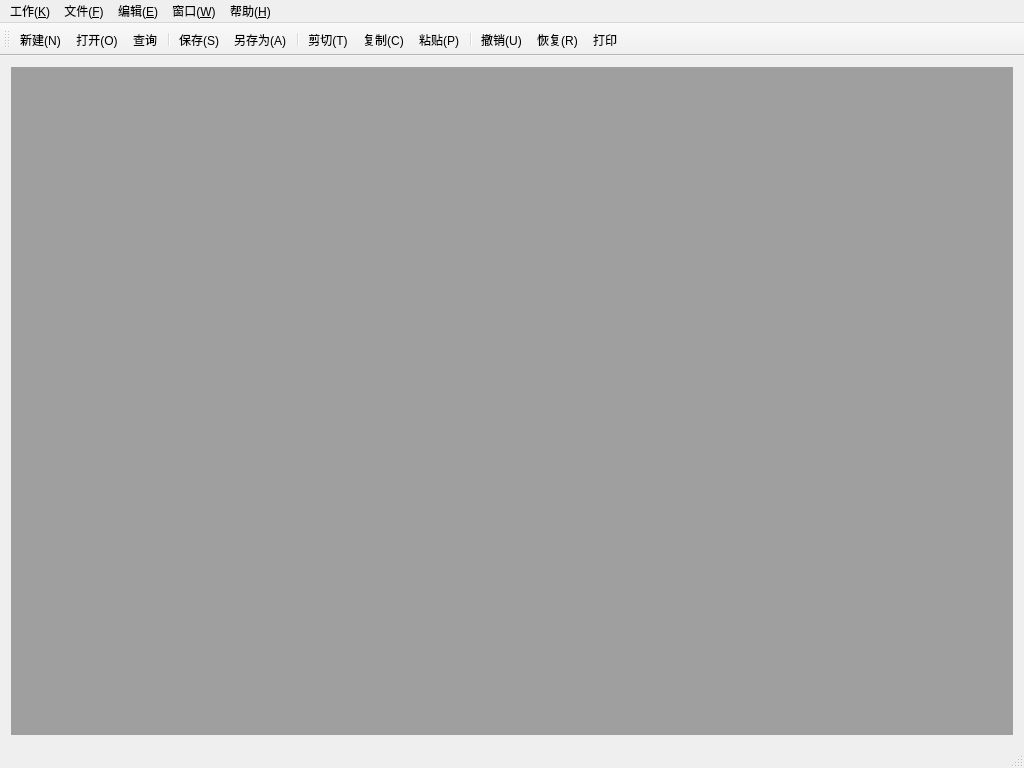
<?xml version="1.0" encoding="UTF-8"?>
<ui version="4.0">
 <class>MainWindow</class>
 <widget class="QMainWindow" name="MainWindow">
  <property name="geometry">
   <rect>
    <x>0</x>
    <y>0</y>
    <width>1024</width>
    <height>768</height>
   </rect>
  </property>
  <property name="windowTitle">
   <string>星达ERP</string>
  </property>
  <property name="windowIcon">
   <iconset resource="myImage.qrc">
    <normaloff>:/myImage/images/Logo.jpg</normaloff>:/myImage/images/Logo.jpg</iconset>
  </property>
  <widget class="QWidget" name="centralWidget">
   <layout class="QGridLayout" name="gridLayout">
    <item row="0" column="0">
     <widget class="QMdiArea" name="mdiArea"/>
    </item>
   </layout>
  </widget>
  <widget class="QMenuBar" name="menuBar">
   <property name="geometry">
    <rect>
     <x>0</x>
     <y>0</y>
     <width>1024</width>
     <height>26</height>
    </rect>
   </property>
   <widget class="QMenu" name="menuF">
    <property name="title">
     <string>文件(&amp;F)</string>
    </property>
    <addaction name="actionNew"/>
    <addaction name="actionOpen"/>
    <addaction name="action_query"/>
    <addaction name="separator"/>
    <addaction name="actionSave"/>
    <addaction name="actionSaveAs"/>
    <addaction name="separator"/>
    <addaction name="actionExit"/>
    <addaction name="actionprint"/>
   </widget>
   <widget class="QMenu" name="menuE">
    <property name="title">
     <string>编辑(&amp;E)</string>
    </property>
    <addaction name="actionUndo"/>
    <addaction name="actionRedo"/>
    <addaction name="separator"/>
    <addaction name="actionCut"/>
    <addaction name="actionCopy"/>
    <addaction name="actionPaste"/>
   </widget>
   <widget class="QMenu" name="menuW">
    <property name="title">
     <string>窗口(&amp;W)</string>
    </property>
    <addaction name="actionClose"/>
    <addaction name="actionCloseAll"/>
    <addaction name="separator"/>
    <addaction name="actionTile"/>
    <addaction name="actionCascade"/>
    <addaction name="separator"/>
    <addaction name="actionNext"/>
    <addaction name="actionPrevious"/>
   </widget>
   <widget class="QMenu" name="menuH">
    <property name="title">
     <string>帮助(&amp;H)</string>
    </property>
    <addaction name="actionAbout"/>
   </widget>
   <widget class="QMenu" name="menuK">
    <property name="title">
     <string>工作(&amp;K)</string>
    </property>
    <widget class="QMenu" name="menu">
     <property name="title">
      <string>销售</string>
     </property>
     <property name="icon">
      <iconset resource="myImage.qrc">
       <normaloff>:/myImage/images/quote.ico</normaloff>:/myImage/images/quote.ico</iconset>
     </property>
     <addaction name="actionQuote"/>
     <addaction name="actionCheck"/>
     <addaction name="actionAdjust"/>
     <addaction name="separator"/>
     <addaction name="actionOrder"/>
    </widget>
    <addaction name="actionHomepage"/>
    <addaction name="separator"/>
    <addaction name="menu"/>
    <addaction name="actionPurch"/>
    <addaction name="actionProduce"/>
    <addaction name="actionQuality_Assurance"/>
    <addaction name="actionWarehouse"/>
    <addaction name="actionlogistics"/>
    <addaction name="actionFinance"/>
    <addaction name="actionTechnology"/>
    <addaction name="actionQuery"/>
   </widget>
   <addaction name="menuK"/>
   <addaction name="menuF"/>
   <addaction name="menuE"/>
   <addaction name="menuW"/>
   <addaction name="menuH"/>
  </widget>
  <widget class="QToolBar" name="toolBar">
   <attribute name="toolBarArea">
    <enum>TopToolBarArea</enum>
   </attribute>
   <attribute name="toolBarBreak">
    <bool>false</bool>
   </attribute>
   <addaction name="actionNew"/>
   <addaction name="actionOpen"/>
   <addaction name="action_query"/>
   <addaction name="separator"/>
   <addaction name="actionSave"/>
   <addaction name="actionSaveAs"/>
   <addaction name="separator"/>
   <addaction name="actionCut"/>
   <addaction name="actionCopy"/>
   <addaction name="actionPaste"/>
   <addaction name="separator"/>
   <addaction name="actionUndo"/>
   <addaction name="actionRedo"/>
   <addaction name="actionprint"/>
  </widget>
  <widget class="QStatusBar" name="statusBar"/>
  <action name="actionNew">
   <property name="icon">
    <iconset resource="myImage.qrc">
     <normaloff>:/myImage/images/new.png</normaloff>:/myImage/images/new.png</iconset>
   </property>
   <property name="text">
    <string>新建(&amp;N)</string>
   </property>
   <property name="toolTip">
    <string>新建</string>
   </property>
   <property name="shortcut">
    <string>Ctrl+N</string>
   </property>
  </action>
  <action name="actionOpen">
   <property name="icon">
    <iconset resource="myImage.qrc">
     <normaloff>:/myImage/images/open.png</normaloff>:/myImage/images/open.png</iconset>
   </property>
   <property name="text">
    <string>打开(&amp;O)...</string>
   </property>
   <property name="toolTip">
    <string>打开</string>
   </property>
   <property name="shortcut">
    <string>Ctrl+O</string>
   </property>
  </action>
  <action name="actionSave">
   <property name="icon">
    <iconset resource="myImage.qrc">
     <normaloff>:/myImage/images/save.png</normaloff>:/myImage/images/save.png</iconset>
   </property>
   <property name="text">
    <string>保存(&amp;S)</string>
   </property>
   <property name="toolTip">
    <string>保存</string>
   </property>
   <property name="shortcut">
    <string>Ctrl+S</string>
   </property>
  </action>
  <action name="actionSaveAs">
   <property name="icon">
    <iconset resource="myImage.qrc">
     <normaloff>:/myImage/images/saveAs.png</normaloff>:/myImage/images/saveAs.png</iconset>
   </property>
   <property name="text">
    <string>另存为(&amp;A)...</string>
   </property>
   <property name="toolTip">
    <string>另存为</string>
   </property>
  </action>
  <action name="actionExit">
   <property name="icon">
    <iconset resource="myImage.qrc">
     <normaloff>:/myImage/images/exit.png</normaloff>:/myImage/images/exit.png</iconset>
   </property>
   <property name="text">
    <string>退出(&amp;X)</string>
   </property>
   <property name="toolTip">
    <string>退出</string>
   </property>
  </action>
  <action name="actionUndo">
   <property name="icon">
    <iconset resource="myImage.qrc">
     <normaloff>:/myImage/images/undo.png</normaloff>:/myImage/images/undo.png</iconset>
   </property>
   <property name="text">
    <string>撤销(&amp;U)</string>
   </property>
   <property name="toolTip">
    <string>撤销</string>
   </property>
   <property name="shortcut">
    <string>Ctrl+Z</string>
   </property>
  </action>
  <action name="actionRedo">
   <property name="icon">
    <iconset resource="myImage.qrc">
     <normaloff>:/myImage/images/redo.png</normaloff>:/myImage/images/redo.png</iconset>
   </property>
   <property name="text">
    <string>恢复(&amp;R)</string>
   </property>
   <property name="toolTip">
    <string>恢复</string>
   </property>
   <property name="shortcut">
    <string>Ctrl+Y</string>
   </property>
  </action>
  <action name="actionCut">
   <property name="icon">
    <iconset resource="myImage.qrc">
     <normaloff>:/myImage/images/cut.png</normaloff>:/myImage/images/cut.png</iconset>
   </property>
   <property name="text">
    <string>剪切(&amp;T)</string>
   </property>
   <property name="toolTip">
    <string>剪切</string>
   </property>
   <property name="shortcut">
    <string>Ctrl+X</string>
   </property>
  </action>
  <action name="actionCopy">
   <property name="icon">
    <iconset resource="myImage.qrc">
     <normaloff>:/myImage/images/copy.png</normaloff>:/myImage/images/copy.png</iconset>
   </property>
   <property name="text">
    <string>复制(&amp;C)</string>
   </property>
   <property name="toolTip">
    <string>复制</string>
   </property>
   <property name="shortcut">
    <string>Ctrl+C</string>
   </property>
  </action>
  <action name="actionPaste">
   <property name="icon">
    <iconset resource="myImage.qrc">
     <normaloff>:/myImage/images/paste.png</normaloff>:/myImage/images/paste.png</iconset>
   </property>
   <property name="text">
    <string>粘贴(&amp;P)</string>
   </property>
   <property name="toolTip">
    <string>粘贴</string>
   </property>
   <property name="shortcut">
    <string>Ctrl+V</string>
   </property>
  </action>
  <action name="actionClose">
   <property name="text">
    <string>关闭(&amp;O)</string>
   </property>
   <property name="toolTip">
    <string>关闭</string>
   </property>
  </action>
  <action name="actionCloseAll">
   <property name="text">
    <string>关闭所有窗口(&amp;A)</string>
   </property>
   <property name="toolTip">
    <string>关闭所有窗口</string>
   </property>
  </action>
  <action name="actionTile">
   <property name="text">
    <string>平铺(&amp;T)</string>
   </property>
   <property name="toolTip">
    <string>平铺</string>
   </property>
  </action>
  <action name="actionCascade">
   <property name="text">
    <string>层叠(&amp;C)</string>
   </property>
   <property name="toolTip">
    <string>层叠</string>
   </property>
  </action>
  <action name="actionNext">
   <property name="icon">
    <iconset resource="myImage.qrc">
     <normaloff>:/myImage/images/next.png</normaloff>:/myImage/images/next.png</iconset>
   </property>
   <property name="text">
    <string>下一个(&amp;X)</string>
   </property>
   <property name="toolTip">
    <string>下一个</string>
   </property>
   <property name="shortcut">
    <string>Ctrl+Tab</string>
   </property>
  </action>
  <action name="actionPrevious">
   <property name="icon">
    <iconset resource="myImage.qrc">
     <normaloff>:/myImage/images/previous.png</normaloff>:/myImage/images/previous.png</iconset>
   </property>
   <property name="text">
    <string>前一个(&amp;V)</string>
   </property>
   <property name="toolTip">
    <string>前一个</string>
   </property>
   <property name="shortcut">
    <string>Ctrl+Shift+Backtab</string>
   </property>
  </action>
  <action name="actionAbout">
   <property name="icon">
    <iconset resource="myImage.qrc">
     <normaloff>:/myImage/images/about.png</normaloff>:/myImage/images/about.png</iconset>
   </property>
   <property name="text">
    <string>关于ERP(&amp;A)</string>
   </property>
   <property name="toolTip">
    <string>关于</string>
   </property>
  </action>
  <action name="actionAboutQt">
   <property name="text">
    <string>关于星达ERP(&amp;Q)</string>
   </property>
   <property name="toolTip">
    <string>关于ERP</string>
   </property>
  </action>
  <action name="actionHomepage">
   <property name="icon">
    <iconset resource="myImage.qrc">
     <normaloff>:/myImage/images/Logo_2.jpg</normaloff>:/myImage/images/Logo_2.jpg</iconset>
   </property>
   <property name="text">
    <string>首页</string>
   </property>
  </action>
  <action name="actionProduce">
   <property name="icon">
    <iconset resource="myImage.qrc">
     <normaloff>:/myImage/images/machine.png</normaloff>:/myImage/images/machine.png</iconset>
   </property>
   <property name="text">
    <string>生产</string>
   </property>
  </action>
  <action name="actionPurch">
   <property name="icon">
    <iconset resource="myImage.qrc">
     <normaloff>:/myImage/images/pay_32px.png</normaloff>:/myImage/images/pay_32px.png</iconset>
   </property>
   <property name="text">
    <string>采购</string>
   </property>
  </action>
  <action name="actionQuality_Assurance">
   <property name="icon">
    <iconset resource="myImage.qrc">
     <normaloff>:/myImage/images/microscope.png</normaloff>:/myImage/images/microscope.png</iconset>
   </property>
   <property name="text">
    <string>质保</string>
   </property>
  </action>
  <action name="actionWarehouse">
   <property name="icon">
    <iconset resource="myImage.qrc">
     <normaloff>:/myImage/images/warehouse.png</normaloff>:/myImage/images/warehouse.png</iconset>
   </property>
   <property name="text">
    <string>仓库</string>
   </property>
  </action>
  <action name="actionlogistics">
   <property name="icon">
    <iconset resource="myImage.qrc">
     <normaloff>:/myImage/images/logistics_32px.ico</normaloff>:/myImage/images/logistics_32px.ico</iconset>
   </property>
   <property name="text">
    <string>物流</string>
   </property>
  </action>
  <action name="actionFinance">
   <property name="icon">
    <iconset resource="myImage.qrc">
     <normaloff>:/myImage/images/finance.png</normaloff>:/myImage/images/finance.png</iconset>
   </property>
   <property name="text">
    <string>财务</string>
   </property>
  </action>
  <action name="actionTechnology">
   <property name="icon">
    <iconset resource="myImage.qrc">
     <normaloff>:/myImage/images/Drawing.png</normaloff>:/myImage/images/Drawing.png</iconset>
   </property>
   <property name="text">
    <string>技术</string>
   </property>
  </action>
  <action name="actionQuery">
   <property name="icon">
    <iconset resource="myImage.qrc">
     <normaloff>:/myImage/images/file_manager.png</normaloff>:/myImage/images/file_manager.png</iconset>
   </property>
   <property name="text">
    <string>查询报表</string>
   </property>
  </action>
  <action name="actionQuote">
   <property name="icon">
    <iconset resource="myImage.qrc">
     <normaloff>:/myImage/images/Sales.png</normaloff>:/myImage/images/Sales.png</iconset>
   </property>
   <property name="text">
    <string>报价</string>
   </property>
  </action>
  <action name="actionCheck">
   <property name="icon">
    <iconset resource="myImage.qrc">
     <normaloff>:/myImage/images/check.png</normaloff>:/myImage/images/check.png</iconset>
   </property>
   <property name="text">
    <string>审核</string>
   </property>
  </action>
  <action name="actionOrder">
   <property name="icon">
    <iconset resource="myImage.qrc">
     <normaloff>:/myImage/images/order.ico</normaloff>:/myImage/images/order.ico</iconset>
   </property>
   <property name="text">
    <string>订单</string>
   </property>
  </action>
  <action name="actionprint">
   <property name="icon">
    <iconset resource="myImage.qrc">
     <normaloff>:/myImage/images/print.png</normaloff>:/myImage/images/print.png</iconset>
   </property>
   <property name="text">
    <string>打印</string>
   </property>
  </action>
  <action name="action_query">
   <property name="icon">
    <iconset resource="myImage.qrc">
     <normaloff>:/myImage/images/file_manager.png</normaloff>:/myImage/images/file_manager.png</iconset>
   </property>
   <property name="text">
    <string>查询</string>
   </property>
  </action>
  <action name="actionAdjust">
   <property name="icon">
    <iconset resource="myImage.qrc">
     <normaloff>:/myImage/images/adjust.png</normaloff>:/myImage/images/adjust.png</iconset>
   </property>
   <property name="text">
    <string>调价</string>
   </property>
  </action>
 </widget>
 <layoutdefault spacing="6" margin="11"/>
 <resources>
  <include location="myImage.qrc"/>
  <include location="erp.qrc"/>
 </resources>
 <connections/>
</ui>
